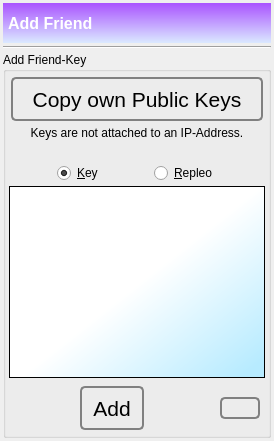
      <widget class="QWidget" name="tab_neighbors">
       <attribute name="icon">
        <iconset resource="../Icons/icons.qrc">
         <normaloff>:/nuvola/key_t.png</normaloff>:/nuvola/key_t.png</iconset>
       </attribute>
       <attribute name="title">
        <string/>
       </attribute>
       <attribute name="toolTip">
        <string>Add Friends Key/Repleo</string>
       </attribute>
       <layout class="QVBoxLayout" name="verticalLayout_14">
        <property name="spacing">
         <number>3</number>
        </property>
        <property name="margin">
         <number>3</number>
        </property>
        <item>
         <widget class="QLabel" name="label_44">
          <property name="minimumSize">
           <size>
            <width>0</width>
            <height>40</height>
           </size>
          </property>
          <property name="font">
           <font>
            <pointsize>12</pointsize>
            <weight>75</weight>
            <bold>true</bold>
           </font>
          </property>
          <property name="styleSheet">
           <string notr="true">background-color: qlineargradient(spread:reflect, x1:0.023, y1:0.988636, x2:0.028, y2:0.011, stop:0 rgba(218, 232, 255, 255), stop:1 rgba(170, 85, 255, 255));
color: rgb(255, 255, 255);</string>
          </property>
          <property name="text">
           <string>Add Friend</string>
          </property>
          <property name="indent">
           <number>5</number>
          </property>
         </widget>
        </item>
        <item>
         <widget class="Line" name="line_13">
          <property name="orientation">
           <enum>Qt::Horizontal</enum>
          </property>
         </widget>
        </item>
        <item>
         <layout class="QHBoxLayout" name="horizontalLayout_2">
          <property name="spacing">
           <number>3</number>
          </property>
          <item>
           <widget class="QGroupBox" name="groupBox_addkey_2">
            <property name="title">
             <string>Add Friend-Key</string>
            </property>
            <layout class="QVBoxLayout" name="verticalLayout_22">
             <property name="spacing">
              <number>3</number>
             </property>
             <property name="margin">
              <number>3</number>
             </property>
             <item>
              <layout class="QVBoxLayout" name="verticalLayout_34">
               <property name="spacing">
                <number>0</number>
               </property>
               <property name="topMargin">
                <number>0</number>
               </property>
               <item>
                <layout class="QHBoxLayout" name="horizontalLayout_4">
                 <property name="topMargin">
                  <number>0</number>
                 </property>
                 <property name="bottomMargin">
                  <number>0</number>
                 </property>
                 <item>
                  <widget class="QPushButton" name="toolButtonCopyToClipboard">
                   <property name="minimumSize">
                    <size>
                     <width>0</width>
                     <height>48</height>
                    </size>
                   </property>
                   <property name="font">
                    <font>
                     <pointsize>16</pointsize>
                    </font>
                   </property>
                   <property name="toolTip">
                    <string>Copy your public key pairs to the clipboard buffer.</string>
                   </property>
                   <property name="styleSheet">
                    <string notr="true">QPushButton {
 border: 2px solid gray;
 background-color: qlineargradient(x1: 0, y1: 0, x2: 0, y2: 1,
                                   stop: 0 #E0E0E0, stop: 1 #FFFFFF);
 border-radius: 5px;
 margin: 2px;
 padding: 2px;
 }



QPushButton#pushButtonCopytoClipboard_All:hover { 
background-color: qlineargradient(x1: 0, y1: 0, x2: 0, y2: 1,
                                   stop: 0 rgb(254,229,172), stop: 1 #FFFFFF);
background-position: top center; } 

QPushButton#pushButtonCopytoClipboard_All:pressed {
     background-color: darkgrey;
     border-style: inset;
 }
</string>
                   </property>
                   <property name="text">
                    <string>Copy own Public Keys</string>
                   </property>
                  </widget>
                 </item>
                </layout>
               </item>
              </layout>
             </item>
             <item>
              <widget class="QLabel" name="label_27">
               <property name="text">
                <string>Keys are not attached to an IP-Address.</string>
               </property>
               <property name="alignment">
                <set>Qt::AlignCenter</set>
               </property>
              </widget>
             </item>
             <item>
              <spacer name="verticalSpacer_11">
               <property name="orientation">
                <enum>Qt::Vertical</enum>
               </property>
               <property name="sizeType">
                <enum>QSizePolicy::Minimum</enum>
               </property>
               <property name="sizeHint" stdset="0">
                <size>
                 <width>1</width>
                 <height>20</height>
                </size>
               </property>
              </spacer>
             </item>
             <item>
              <layout class="QHBoxLayout" name="horizontalLayout_30">
               <item>
                <spacer name="horizontalSpacer_7">
                 <property name="orientation">
                  <enum>Qt::Horizontal</enum>
                 </property>
                 <property name="sizeHint" stdset="0">
                  <size>
                   <width>1</width>
                   <height>1</height>
                  </size>
                 </property>
                </spacer>
               </item>
               <item>
                <widget class="QRadioButton" name="addFriendPublicKeyRadio">
                 <property name="text">
                  <string>&amp;Key</string>
                 </property>
                 <property name="icon">
                  <iconset resource="../Icons/icons.qrc">
                   <normaloff>:/nuvola/key.png</normaloff>:/nuvola/key.png</iconset>
                 </property>
                 <property name="checked">
                  <bool>true</bool>
                 </property>
                </widget>
               </item>
               <item>
                <spacer name="horizontalSpacer_20">
                 <property name="orientation">
                  <enum>Qt::Horizontal</enum>
                 </property>
                 <property name="sizeHint" stdset="0">
                  <size>
                   <width>1</width>
                   <height>1</height>
                  </size>
                 </property>
                </spacer>
               </item>
               <item>
                <widget class="QRadioButton" name="addFriendSymmetricBundleRadio">
                 <property name="toolTip">
                  <string>&lt;html&gt;&lt;head/&gt;&lt;body&gt;&lt;p&gt;Repleo is the key of your friend encrypted with your public key.  &lt;/p&gt;&lt;p&gt;In case you send your key first to your friend, he can decide to send his own key in plaintext or encrypted with your key. &lt;/p&gt;&lt;p&gt;This is called a Repleo, when the key is not sent in plaintext.&lt;/p&gt;&lt;/body&gt;&lt;/html&gt;</string>
                 </property>
                 <property name="layoutDirection">
                  <enum>Qt::LeftToRight</enum>
                 </property>
                 <property name="text">
                  <string>&amp;Repleo</string>
                 </property>
                 <property name="icon">
                  <iconset resource="../Icons/icons.qrc">
                   <normaloff>:/nuvola/repleo.png</normaloff>:/nuvola/repleo.png</iconset>
                 </property>
                </widget>
               </item>
               <item>
                <spacer name="horizontalSpacer_17">
                 <property name="orientation">
                  <enum>Qt::Horizontal</enum>
                 </property>
                 <property name="sizeHint" stdset="0">
                  <size>
                   <width>1</width>
                   <height>1</height>
                  </size>
                 </property>
                </spacer>
               </item>
              </layout>
             </item>
             <item>
              <widget class="QTextEdit" name="friendInformation">
               <property name="autoFillBackground">
                <bool>false</bool>
               </property>
               <property name="styleSheet">
                <string notr="true">background-color: qlineargradient(spread:pad, x1:0.968, y1:0.932, x2:0.513, y2:0.5, stop:0 rgba(183, 235, 255, 255), stop:1 rgba(255, 255, 255, 255)); </string>
               </property>
               <property name="frameShadow">
                <enum>QFrame::Sunken</enum>
               </property>
               <property name="lineWidth">
                <number>1</number>
               </property>
               <property name="tabChangesFocus">
                <bool>true</bool>
               </property>
               <property name="html">
                <string>&lt;!DOCTYPE HTML PUBLIC &quot;-//W3C//DTD HTML 4.0//EN&quot; &quot;http://www.w3.org/TR/REC-html40/strict.dtd&quot;&gt;
&lt;html&gt;&lt;head&gt;&lt;meta name=&quot;qrichtext&quot; content=&quot;1&quot; /&gt;&lt;style type=&quot;text/css&quot;&gt;
p, li { white-space: pre-wrap; }
&lt;/style&gt;&lt;/head&gt;&lt;body style=&quot; font-family:'Sans'; font-size:12pt; font-weight:400; font-style:normal;&quot;&gt;
&lt;p style=&quot;-qt-paragraph-type:empty; margin-top:0px; margin-bottom:0px; margin-left:0px; margin-right:0px; -qt-block-indent:0; text-indent:0px; font-family:'MS Shell Dlg 2'; font-size:8pt;&quot;&gt;&lt;br /&gt;&lt;/p&gt;&lt;/body&gt;&lt;/html&gt;</string>
               </property>
               <property name="overwriteMode">
                <bool>false</bool>
               </property>
              </widget>
             </item>
             <item>
              <layout class="QHBoxLayout" name="horizontalLayout_21">
               <property name="leftMargin">
                <number>0</number>
               </property>
               <property name="topMargin">
                <number>3</number>
               </property>
               <property name="rightMargin">
                <number>3</number>
               </property>
               <item>
                <spacer name="horizontalSpacer_8">
                 <property name="orientation">
                  <enum>Qt::Horizontal</enum>
                 </property>
                 <property name="sizeHint" stdset="0">
                  <size>
                   <width>1</width>
                   <height>1</height>
                  </size>
                 </property>
                </spacer>
               </item>
               <item>
                <widget class="QPushButton" name="addFriend">
                 <property name="sizePolicy">
                  <sizepolicy hsizetype="Expanding" vsizetype="Fixed">
                   <horstretch>0</horstretch>
                   <verstretch>0</verstretch>
                  </sizepolicy>
                 </property>
                 <property name="minimumSize">
                  <size>
                   <width>0</width>
                   <height>48</height>
                  </size>
                 </property>
                 <property name="font">
                  <font>
                   <pointsize>16</pointsize>
                  </font>
                 </property>
                 <property name="toolTip">
                  <string>Add the key of your friend.</string>
                 </property>
                 <property name="styleSheet">
                  <string notr="true">QPushButton {
 border: 2px solid gray;
 background-color: qlineargradient(x1: 0, y1: 0, x2: 0, y2: 1,
                                   stop: 0 #E0E0E0, stop: 1 #FFFFFF);
 border-radius: 5px;
 margin: 2px;
 padding: 2px;
 }

QPushButton:hover { 
background-color: qlineargradient(x1: 0, y1: 0, x2: 0, y2: 1,
                                   stop: 0 rgb(254,229,172), stop: 1 #FFFFFF);
background-position: top center; } 

QPushButton:pressed {
     background-color: darkgrey;
     border-style: inset;
 }</string>
                 </property>
                 <property name="text">
                  <string>Add</string>
                 </property>
                 <property name="icon">
                  <iconset resource="../Icons/icons.qrc">
                   <normaloff>:/nuvola/add.png</normaloff>:/nuvola/add.png</iconset>
                 </property>
                 <property name="iconSize">
                  <size>
                   <width>24</width>
                   <height>24</height>
                  </size>
                 </property>
                </widget>
               </item>
               <item>
                <spacer name="horizontalSpacer_19">
                 <property name="orientation">
                  <enum>Qt::Horizontal</enum>
                 </property>
                 <property name="sizeHint" stdset="0">
                  <size>
                   <width>1</width>
                   <height>1</height>
                  </size>
                 </property>
                </spacer>
               </item>
               <item>
                <widget class="QPushButton" name="clearFriend">
                 <property name="toolTip">
                  <string>Clear.</string>
                 </property>
                 <property name="styleSheet">
                  <string notr="true">QPushButton {
 border: 2px solid gray;
 background-color: qlineargradient(x1: 0, y1: 0, x2: 0, y2: 1,
                                   stop: 0 #E0E0E0, stop: 1 #FFFFFF);
 border-radius: 5px;
 margin: 2px;
 padding: 2px;
 }



QPushButton:hover { 
background-color: qlineargradient(x1: 0, y1: 0, x2: 0, y2: 1,
                                   stop: 0 rgb(254,229,172), stop: 1 #FFFFFF);
background-position: top center; } 

QPushButton:pressed {
     background-color: darkgrey;
     border-style: inset;
 }</string>
                 </property>
                 <property name="text">
                  <string/>
                 </property>
                 <property name="icon">
                  <iconset resource="../Icons/icons.qrc">
                   <normaloff>:/nuvola/clear.png</normaloff>:/nuvola/clear.png</iconset>
                 </property>
                </widget>
               </item>
              </layout>
             </item>
            </layout>
           </widget>
          </item>
         </layout>
        </item>
       </layout>
      </widget>
